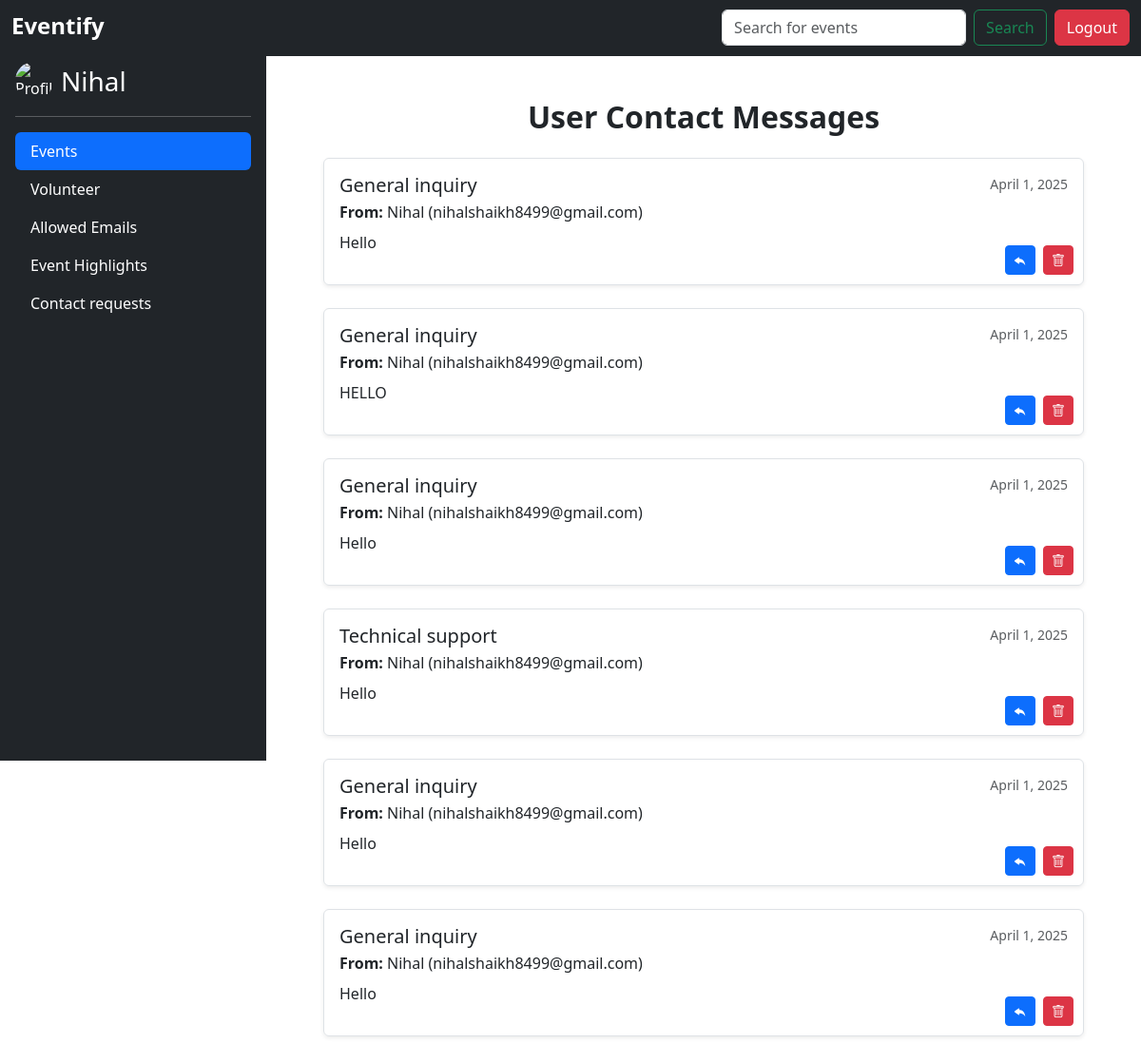
The app's page /contact-messages/ (signed in), older data.
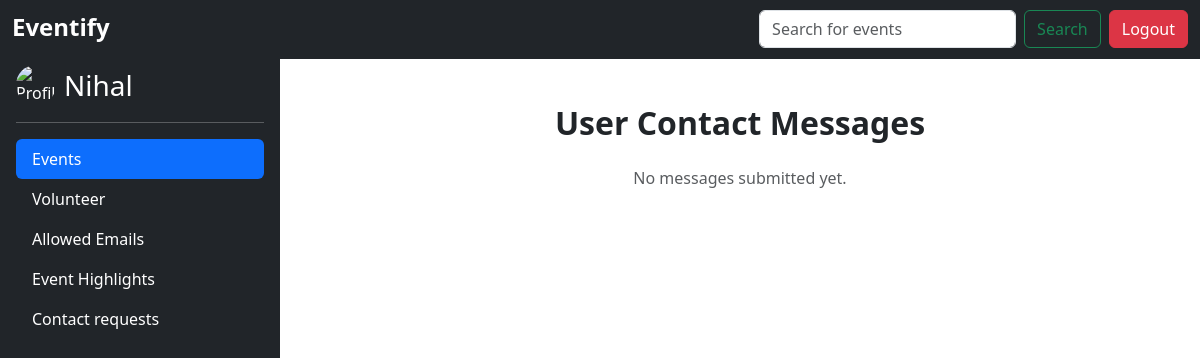
The same page, newer data.
### events/models.py (models this page shows, shortened)
class ContactFormModel(models.Model):
    FORM_CATEGORIES = [
                ('General inquiry','General inquiry'),
                ('Technical support','Technical support'),
                ('Feedback & Suggestion','Feedback & Suggestion'),
                ('Lost & found','Lost & found')
               ]
    user = models.ForeignKey(User, on_delete=models.CASCADE)
    subject = models.CharField(max_length=50, choices=FORM_CATEGORIES)
    message = models.TextField()
    created_at = models.DateField(auto_now_add=True)

### events/views.py (the view)
# urls.py: path('contact-messages/', views.contact_messages_view, name='contact_messages'),
@login_required
@user_passes_test(lambda u: u.is_staff)
def contact_messages_view(request):
    contact_messages = ContactFormModel.objects.all().order_by('-created_at')
    return render(request, 'contact_messages.html', {'contact_messages': contact_messages})

### events/templates/contact_messages.html (shortened to what this page needs)
{% extends "base.html" %}
{% load static %}
{% block content %}
<link href="https://cdn.jsdelivr.net/npm/bootstrap-icons@1.10.5/font/bootstrap-icons.css" rel="stylesheet">
<link rel="stylesheet" href="https://cdn.jsdelivr.net/npm/bootstrap@5.3.3/dist/css/bootstrap.min.css">
<div class="container py-5">
    <h2 class="text-center mb-4 fw-bold">User Contact Messages</h2>
    {% if contact_messages %}
        <div class="mx-auto" style="max-width: 800px;">
            {% for message in contact_messages %}
                <div class="border rounded p-3 mb-4 shadow-sm position-relative">
                    <div class="d-flex justify-content-between">
                        <h5 class="mb-1">{{ message.get_subject_display }}</h5>
                        <small class="text-muted">{{ message.created_at }}</small>
                    </div>
                    <p class="mb-1"><strong>From:</strong> {{ message.user.username }} ({{ message.user.email }})</p>
                    <p class="mt-2">{{ message.message|linebreaksbr }}</p>
                    <a href="https://mail.google.com/mail/?view=cm&fs=1&to={{ message.user.email }}"
                    target="_blank"
                    class="btn btn-sm btn-primary position-absolute"
                    style="bottom: 10px; right: 50px;">
                    <i class="bi bi-reply-fill"></i>
                    </a>
                    <button type="button" class="btn btn-sm btn-danger position-absolute" style="bottom: 10px; right: 10px;" data-bs-toggle="modal" data-bs-target="#deleteModal{{ message.id }}">
                        <i class="bi bi-trash"></i>
                    </button>
                </div>
            {% endfor %}
        </div>
    {% else %}
        <p class="text-center text-muted">No messages submitted yet.</p>
    {% endif %}
</div>
{% endblock %}

### templates/base.html (shortened to what this page needs)
{% load static %}
<!DOCTYPE html>
<html lang="en">
<head>
    <link href="https://cdn.jsdelivr.net/npm/bootstrap@5.3.3/dist/css/bootstrap.min.css" rel="stylesheet">
    <link rel="stylesheet" href="https://cdn.jsdelivr.net/npm/glightbox/dist/css/glightbox.min.css" />
    <link
  rel="stylesheet"
  href="https://cdnjs.cloudflare.com/ajax/libs/font-awesome/6.5.0/css/all.min.css"
/>
</head>
<body class="">
    <nav class="navbar navbar-expand-md navbar-dark fixed-top bg-dark ">
        <div class="container-fluid">
          <a class="navbar-brand " href="{% url "event_list" %}"><h4 class="mb-1"><strong>Eventify</strong></h4></a>
          <div class="collapse navbar-collapse" id="navbarCollapse">
            <ul class="navbar-nav me-auto mb-2 mb-md-0">
              <li class="nav-item">
                <a class="nav-link active" href="#"></a>
              </li>
              <li class="nav-item">
                <a class="nav-link" href="#"></a>
              </li>
              <li class="nav-item">
                <a class="nav-link" href="#"></a>
              </li>
            </ul>
            <form class="d-flex" role="search" method="get"
              {% if request.user.is_staff %}
                action="{% url 'admin_event_list' %}"
              {% else %}
                action="{% url 'event_list' %}"
              {% endif %}
            >
              <input class="form-control me-2 custom-shadow-button" type="search" name="q" placeholder="Search for events" aria-label="Search" value="{{ query|default:'' }}">
              <button class="btn btn-outline-success custom-shadow-button me-2" type="submit">Search</button>
            </form>
          {% if user.is_authenticated %}
          <form action= {% url 'logout' %} method="post">
            <button class="btn btn-danger"   type = 'submit'>Logout</button>
          </form>
          {% endif %}
        </div>
    </nav>
    <div class="sidebar text-white bg-dark px-3 py-2">
      {% if not request.user.is_staff %}
      <a href="{% url 'profile' %}" class="d-inline-flex align-items-center text-white text-decoration-none">
        <img src="https://cdn0.iconfinder.com/data/icons/user-pictures/100/unknown_1-2-1024.png" alt="Profile" width="40" height="40" class="rounded-circle me-2">
        <span class="fs-3">{{ request.user.username }}</span>
      </a>
      {% else %}
      <a href="{% url 'admin_profile' %}" class="d-inline-flex align-items-center text-white text-decoration-none">
        <img src="https://cdn0.iconfinder.com/data/icons/user-pictures/100/unknown_1-2-1024.png" alt="Profile" width="40" height="40" class="rounded-circle me-2">
        <span class="fs-3">{{ request.user.username }}</span>
      </a>
      {% endif %}
      <hr>
      {% if not request.user.is_staff %}
      <ul class="nav nav-pills flex-column mb-auto">
        <li class="nav-item">
          <a href="{% url 'event_list' %}" class="nav-link active">Home</a>
        </li>
        <li><a href="{% url 'volunteer_events' %}" class="nav-link text-white">Volunteer</a></li>
        <li><a href="{% url 'highlights_list' %}" class="nav-link text-white">Event Highlights</a></li>
        <li><a href="{% url 'contact' %}" class="nav-link text-white">Contact us</a></li>
      </ul>
      {% else %}
      <ul class="nav nav-pills flex-column mb-auto">
        <li class="nav-item">
          <a href="{% url 'event_list' %}" class="nav-link active">Events</a>
        </li>
        <li><a href="{% url 'volunteer_events' %}" class="nav-link text-white">Volunteer</a></li>
        <li><a href="{% url "allowed_email_list" %}" class="nav-link text-white">Allowed Emails</a></li>
        <li><a href="{% url 'highlights_list' %}" class="nav-link text-white">Event Highlights</a></li>
        <li><a href="{% url 'contact_messages' %}" class="nav-link text-white">Contact requests</a></li>
      </ul>
      {% endif %}
    </div>
    <div class="content">
        {% block content %}
        {% endblock %}
    </div>
</body>
</html>

### templates/base.html (style rules this page uses)
.sidebar { position: fixed; top: 56px; left: 0; width: 280px; height: calc(100vh - 56px); background-color: #343a40; padding: 1rem; overflow-y: auto; }
.content { margin-left: 280px; padding: 2rem; padding-top: 56px; }

Row changes from the older to the newer data that the page shows:
removed ContactFormModel: subject "General inquiry", created_at "April 1, 2025", user.username "Nihal", user.email "nihalshaikh8499@gmail.com", message "Hello"
removed ContactFormModel: subject "General inquiry", created_at "April 1, 2025", user.username "Nihal", user.email "nihalshaikh8499@gmail.com", message "HELLO"
removed ContactFormModel: subject "General inquiry", created_at "April 1, 2025", user.username "Nihal", user.email "nihalshaikh8499@gmail.com", message "Hello"
removed ContactFormModel: subject "Technical support", created_at "April 1, 2025", user.username "Nihal", user.email "nihalshaikh8499@gmail.com", message "Hello"
removed ContactFormModel: subject "General inquiry", created_at "April 1, 2025", user.username "Nihal", user.email "nihalshaikh8499@gmail.com", message "Hello"
removed ContactFormModel: subject "General inquiry", created_at "April 1, 2025", user.username "Nihal", user.email "nihalshaikh8499@gmail.com", message "Hello"
Text that changed along with them:
text now shown: "No messages submitted yet."
